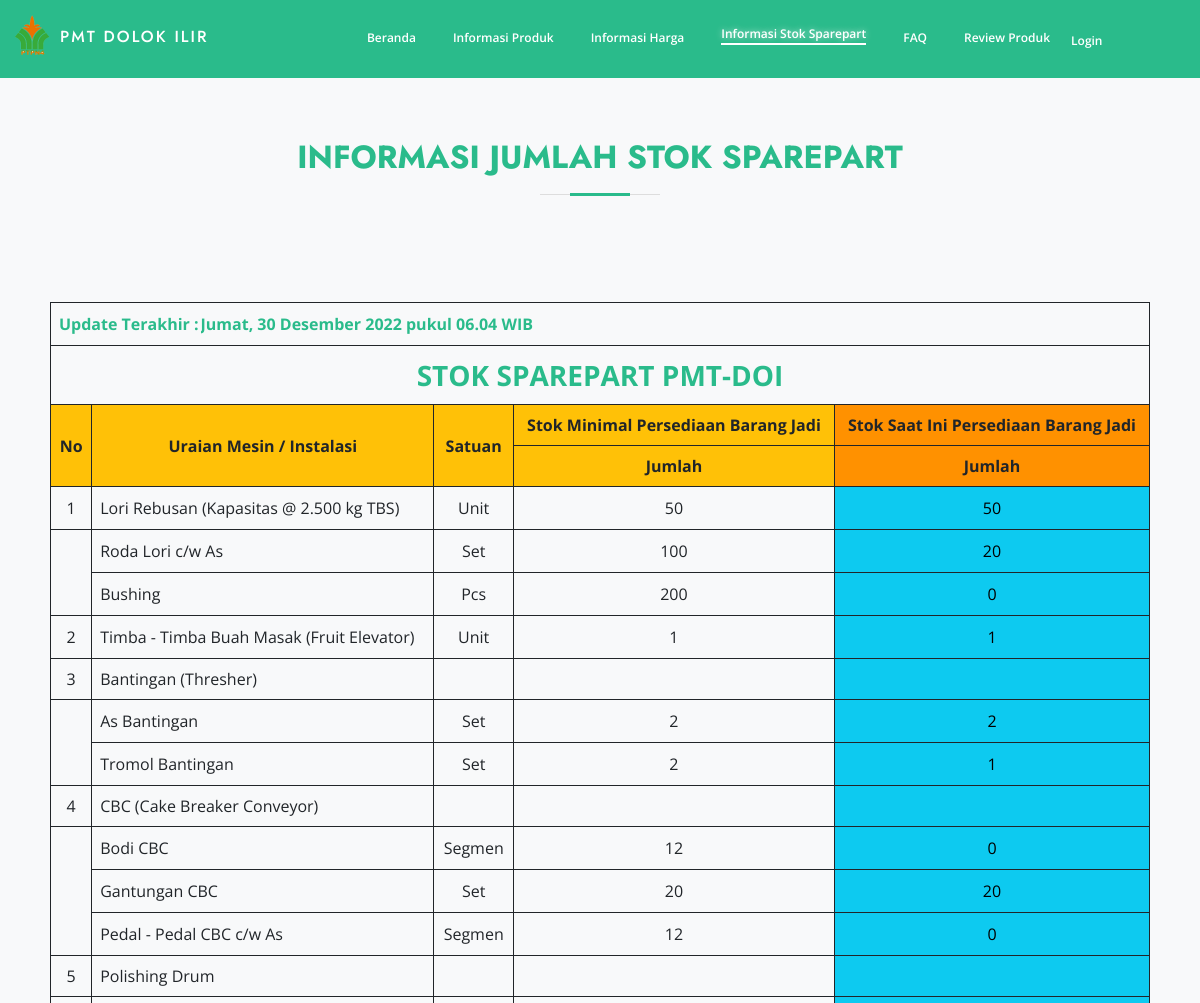
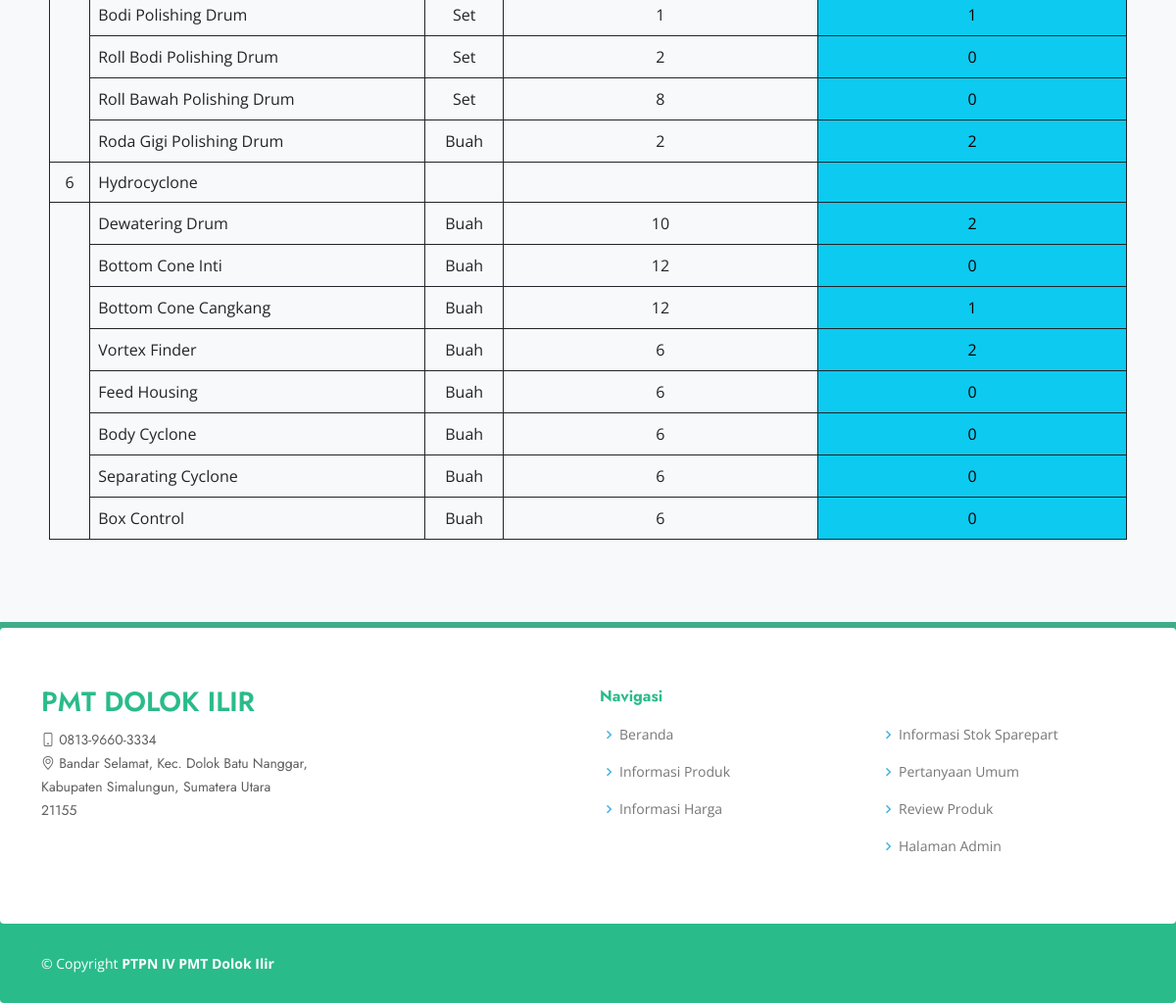
Screenshot of /index.php/home/info_stok with the database file from the repository (2 pictures, top to bottom).
### tables this page shows
CREATE TABLE `stok_sparepart_pmt` (
  `id` int(11) NOT NULL,
  `tanggal_update` varchar(50) NOT NULL,
  `lori_rebusan` int(10) NOT NULL,
  `fruit_elevator` int(10) NOT NULL,
  `as_thresher` int(10) NOT NULL,
  `tromol_thresher` int(10) NOT NULL,
  `body_cbc` int(10) NOT NULL,
  `gantungan_cbc` int(10) NOT NULL,
  `pedal_cbc` int(10) NOT NULL,
  `body_polishdrum` int(10) NOT NULL,
  `roll_body_polishdrum` int(10) NOT NULL,
  `roll_bawah_polishdrum` int(10) NOT NULL,
  `gear_polishdrum` int(10) NOT NULL,
  `dewatering_drum` int(10) NOT NULL,
  `bottom_cone_inti` int(10) NOT NULL,
  `bottom_cone_cangkang` int(10) NOT NULL,
  `vortex_finder` int(10) NOT NULL,
  `feed_housing` int(10) NOT NULL,
  `body_cyclone` int(10) NOT NULL,
  `separating_cyclone` int(10) NOT NULL,
  `box_control` int(10) NOT NULL,
  `roda_lori` int(11) NOT NULL,
  `bushing_lori` int(11) NOT NULL
);

### application/controllers/Home.php (called while the page is built, shortened)
<?php
class Home extends CI_Controller
{
   public function __construct()
   {
      $this->load->helper('url', 'directory');
      $this->load->model('m_home');
   }
   public function info_stok()
   {
      $info_stok = $this->m_home->m_get_stok();
      $this->load->view('main/header.php', array('page_title' => 'Informasi Stok Produk PMT'));
      $this->load->view('main/menu.php', array('m4' => 'nav-menu-active'));
      $this->load->view('main/info_stok.php', $info_stok);
      $this->load->view('main/footer.php');
   }
        }

### index.php (called while the page is built, shortened)
<?php
require_once BASEPATH.'core/CodeIgniter.php';

### application/models/M_home.php (called while the page is built, shortened)
<?php
class M_home extends CI_Model
{
    public function m_get_stok()
    {
        $this->db->where('id', 1);
        return $this->db->get('stok_sparepart_pmt')->result_array()[0];
    }
}

### application/views/main/info_stok.php (the view)
<section id="stok_sparepart" class="bg-light rounded-bottom">
    <div class="container" data-aos="fade-up">
        <div class="section-title">
            <h2>Informasi Jumlah Stok Sparepart</h2>
        </div>
        <div class="bd-example mt-5 table-responsive p-2">
            <table style="vertical-align: middle;" class="table table-bordered text-center align-items-center border-dark rounded">
                <thead>
                    <tr>
                        <th style="vertical-align: middle;text-align:left ;border-radius: 5px 5px 0px 0px;" colspan="6" scope="col" class="subtitle">
                            <span> Update Terakhir :</span><input class="subtitle" style="border:none;background-color:transparent;text-align:left; width:80%" id="tanggal_update" name="tanggal_update" type="text" disabled value="<?=$tanggal_update;?>">
                        </th>
                    </tr>
                    <tr>
                        <th style="vertical-align: middle;" colspan="6" scope="col" class="lead fw-bold fs-3 text-center title">
                            STOK SPAREPART PMT-DOI
                        </th>
                    </tr>
                    <tr>
                        <th class="bg-warning" style="vertical-align: middle;" rowspan="2" scope="col">No</th>
                        <th class="bg-warning" style="vertical-align: middle;" rowspan="2" scope="col">Uraian Mesin / Instalasi</th>
                        <th class="bg-warning" style="vertical-align: middle;" rowspan="2" scope="col">Satuan</th>
                        <th class="bg-warning" style="vertical-align: middle;" scope="col">Stok Minimal Persediaan Barang Jadi</th>
                        <th class="bg-orange" style="vertical-align: middle;" scope="col">Stok Saat Ini Persediaan Barang Jadi</th>
                    </tr>
                    <tr class="bg-secondary">
                        <th class="text-center bg-warning ">Jumlah</th>
                        <th class="text-center bg-orange">Jumlah</th>
                    </tr>
                </thead>
                <tbody>
                    <tr>
                        <td>1</td>
                        <td style="text-align: left;">Lori Rebusan (Kapasitas @ 2.500 kg TBS)</td>
                        <td>Unit</td>
                        <td>50</td>
                        <td class="bg-info"><input style="border:none;background-color:transparent;text-align:center;color:black; max-width:3rem;" id="lori_rebusan" name="lori_rebusan" type="text" disabled value="<?=$lori_rebusan;?>"></td>
                    </tr>
                    <tr>
                        <td rowspan="2"></td>
                        <td style="text-align: left;">Roda Lori c/w As</td>
                        <td>Set</td>
                        <td>100</td>
                        <td class="bg-info"><input style="border:none;background-color:transparent;text-align:center;color:black; max-width:3rem;" id="roda_lori" name="roda_lori" type="text" disabled value="<?=$roda_lori;?>"></td>
                    </tr>
                    <tr>
                        <td style="text-align: left;">Bushing</td>
                        <td>Pcs</td>
                        <td>200</td>
                        <td class="bg-info"><input style="border:none;background-color:transparent;text-align:center;color:black; max-width:3rem;" id="bushing_lori" name="bushing_lori" type="text" disabled value="<?=$bushing_lori;?>"></td>
                    </tr>
                    <tr>
                        <td>2</td>
                        <td style="text-align: left;">Timba - Timba Buah Masak (Fruit Elevator)</td>
                        <td>Unit</td>
                        <td>1</td>
                        <td class="bg-info"><input style="border:none;background-color:transparent;text-align:center;color:black; max-width:3rem;" id="fruit_elevator" name="fruit_elevator" type="text" disabled value="<?=$fruit_elevator;?>"></td>
                    </tr>
                    <tr>
                        <td>3</td>
                        <td style="text-align: left;">Bantingan (Thresher)</td>
                        <td></td>
                        <td></td>
                        <td class="bg-info"></td>
                    </tr>
                    <tr>
                        <td rowspan="2"></td>
                        <td style="text-align: left;">As Bantingan</td>
                        <td>Set</td>
                        <td>2</td>
                        <td class="bg-info"><input style="border:none;background-color:transparent;text-align:center;color:black; max-width:3rem;" id="as_thresher" name="as_thresher" type="text" disabled value="<?=$as_thresher;?>"></td>
                    </tr>
                    <tr>
                        <td style="text-align: left;">Tromol Bantingan</td>
                        <td>Set</td>
                        <td>2</td>
                        <td class="bg-info"><input style="border:none;background-color:transparent;text-align:center;color:black; max-width:3rem;" id="tromol_thresher" name="tromol_thresher" type="text" disabled value="<?=$tromol_thresher;?>"></td>
                    </tr>
                    <tr>
                        <td>4</td>
                        <td style="text-align: left;"> CBC (Cake Breaker Conveyor)</td>
                        <td></td>
                        <td></td>
                        <td class="bg-info"></td>
                    </tr>
                    <tr>
                        <td rowspan="3"></td>
                        <td style="text-align: left;">Bodi CBC
                        </td>
                        <td>Segmen</td>
                        <td>12</td>
                        <td class="bg-info"><input style="border:none;background-color:transparent;text-align:center;color:black; max-width:3rem;" id="body_cbc" name="body_cbc" type="text" disabled value="<?=$body_cbc;?>"></td>
                    </tr>
                    <tr>
                        <td style="text-align: left;">Gantungan CBC</td>
                        <td>Set</td>
                        <td>20</td>
                        <td class="bg-info"><input style="border:none;background-color:transparent;text-align:center;color:black; max-width:3rem;" id="gantungan_cbc" name="gantungan_cbc" type="text" disabled value="<?=$gantungan_cbc;?>"></td>
                    </tr>
                    <tr>
                        <td style="text-align: left;">Pedal - Pedal CBC c/w As</td>
                        <td>Segmen</td>
                        <td> 12 </td>
                        <td class="bg-info"><input style="border:none;background-color:transparent;text-align:center;color:black; max-width:3rem;" id="pedal_cbc" name="pedal_cbc" type="text" disabled value="<?=$pedal_cbc;?>"></td>
                    </tr>
                    <tr>
                        <td>5</td>
                        <td style="text-align: left;"> Polishing Drum</td>
                        <td></td>
                        <td></td>
                        <td class="bg-info"></td>
                    </tr>
                    <tr>
                        <td rowspan="4"></td>
                        <td style="text-align: left;">Bodi Polishing Drum
                        </td>
                        <td>Set </td>
                        <td>1</td>
                        <td class="bg-info"><input style="border:none;background-color:transparent;text-align:center;color:black; max-width:3rem;" id="body_polishdrum" name="body_polishdrum" type="text" disabled value="<?=$body_polishdrum;?>"></td>
                    </tr>
                    <tr>
                        <td style="text-align: left;">Roll Bodi Polishing Drum</td>
                        <td> Set </td>
                        <td>2</td>
                        <td class="bg-info"><input style="border:none;background-color:transparent;text-align:center;color:black; max-width:3rem;" id="roll_body_polishdrum" name="roll_body_polishdrum" type="text" disabled value="<?=$roll_body_polishdrum;?>"></td>
                    </tr>
                    <tr>
                        <td style="text-align: left;">Roll Bawah Polishing Drum </td>
                        <td>Set </td>
                        <td> 8 </td>
                        <td class="bg-info"><input style="border:none;background-color:transparent;text-align:center;color:black; max-width:3rem;" id="roll_bawah_polishdrum" name="roll_bawah_polishdrum" type="text" disabled value="<?=$roll_bawah_polishdrum;?>"></td>
                    </tr>
                    <tr>
                        <td style="text-align: left;">Roda Gigi Polishing Drum </td>
                        <td>Buah </td>
                        <td> 2 </td>
                        <td class="bg-info"><input style="border:none;background-color:transparent;text-align:center;color:black; max-width:3rem;" id="gear_polishdrum" name="gear_polishdrum" type="text" disabled value="<?=$gear_polishdrum;?>"></td>
                    </tr>
                    <tr>
                        <td>6</td>
                        <td style="text-align: left;"> Hydrocyclone</td>
                        <td></td>
                        <td></td>
                        <td class="bg-info"></td>
                    </tr>
                    <tr>
                        <td rowspan="8"></td>
                        <td style="text-align: left;">Dewatering Drum
                        </td>
                        <td> Buah</td>
                        <td> 10</td>
                        <td class="bg-info"><input style="border:none;background-color:transparent;text-align:center;color:black; max-width:3rem;" id="dewatering_drum" name="dewatering_drum" type="text" disabled value="<?=$dewatering_drum;?>"></td>
                    </tr>
                    <tr>
                        <td style="text-align: left;">Bottom Cone Inti</td>
                        <td> Buah </td>
                        <td>12</td>
                        <td class="bg-info"><input style="border:none;background-color:transparent;text-align:center;color:black; max-width:3rem;" id="bottom_cone_inti" name="bottom_cone_inti" type="text" disabled value="<?=$bottom_cone_inti;?>"></td>
                    </tr>
                    <tr>
                        <td style="text-align: left;">Bottom Cone Cangkang</td>
                        <td> Buah </td>
                        <td> 12</td>
                        <td class="bg-info"><input style="border:none;background-color:transparent;text-align:center;color:black; max-width:3rem;" id="bottom_cone_cangkang" name="bottom_cone_cangkang" type="text" disabled value="<?=$bottom_cone_cangkang;?>"></td>
                    </tr>
                    <tr>
                        <td style="text-align: left;">Vortex Finder </td>
                        <td> Buah </td>
                        <td> 6 </td>
                        <td class="bg-info"><input style="border:none;background-color:transparent;text-align:center;color:black; max-width:3rem;" id="vortex_finder" name="vortex_finder" type="text" disabled value="<?=$vortex_finder;?>"></td>
                    </tr>
                    <tr>
                        <td style="text-align: left;">Feed Housing</td>
                        <td> Buah </td>
                        <td> 6 </td>
                        <td class="bg-info"><input style="border:none;background-color:transparent;text-align:center;color:black; max-width:3rem;" id="feed_housing" name="feed_housing" type="text" disabled value="<?=$feed_housing;?>"></td>
                    </tr>
                    <tr>
                        <td style="text-align: left;">Body Cyclone</td>
                        <td> Buah </td>
                        <td> 6 </td>
                        <td class="bg-info"><input style="border:none;background-color:transparent;text-align:center;color:black; max-width:3rem;" id="body_cyclone" name="body_cyclone" type="text" disabled value="<?=$body_cyclone;?>"></td>
                    </tr>
                    <tr>
                        <td style="text-align: left;">Separating Cyclone</td>
                        <td> Buah </td>
                        <td> 6 </td>
                        <td class="bg-info"><input style="border:none;background-color:transparent;text-align:center;color:black; max-width:3rem;" id="separating_cyclone" name="separating_cyclone" type="text" disabled value="<?=$separating_cyclone;?>"></td>
                    </tr>
                    <tr>
                        <td style="text-align: left;">Box Control</td>
                        <td> Buah </td>
                        <td> 6 </td>
                        <td class="bg-info"><input style="border:none;background-color:transparent;text-align:center;color:black; max-width:3rem;" id="box_control" name="box_control" type="text" disabled value="<?=$box_control;?>"></td>
                    </tr>
                </tbody>
            </table>
        </div>
    </div>
</section>

### assets/css/style.css (style rules this page uses)
:root { --main-color-violet: #37517e; --main-color-blue: #2abb8b; --main-bg-color: #2abb8b; }
body { font-family: "Open Sans", sans-serif; color: #444444; }
h1, h2, h3, h4, h5, h6 { font-family: "Jost", sans-serif; }
section { padding: 60px 0; overflow: hidden; }
.section-title { text-align: center; padding-bottom: 30px; }
.section-title h2 { font-size: 32px; font-weight: bold; text-transform: uppercase; margin-bottom: 20px; padding-bottom: 20px; position: relative; color: var(--main-color-blue); }
.section-title h2::before { content: ""; position: absolute; display: block; width: 120px; height: 1px; background: #ddd; bottom: 1px; left: calc(50% - 60px); }
.section-title h2::after { content: ""; position: absolute; display: block; width: 60px; height: 3px; background: var(--main-bg-color); bottom: 0; left: calc(50% - 30px); }
.title { font-weight: bold; text-transform: uppercase; margin-bottom: 20px; padding-bottom: 20px; position: relative; color: var(--main-color-blue); }
.subtitle { font-weight: bold; position: relative; color: var(--main-color-blue); }
.bg-orange { background-color: rgb(255, 145, 0) !important; }

### rows the page displays
stok_sparepart_pmt: tanggal_update "Jumat, 30 Desember 2022 pukul 06.04 WIB", lori_rebusan "50", roda_lori "20", bushing_lori "0", fruit_elevator "1", as_thresher "2", tromol_thresher "1", body_cbc "0", gantungan_cbc "20", pedal_cbc "0", body_polishdrum "1", roll_body_polishdrum "0", roll_bawah_polishdrum "0", gear_polishdrum "2", dewatering_drum "2", bottom_cone_inti "0", bottom_cone_cangkang "1", vortex_finder "2", feed_housing "0", body_cyclone "0", separating_cyclone "0", box_control "0"
